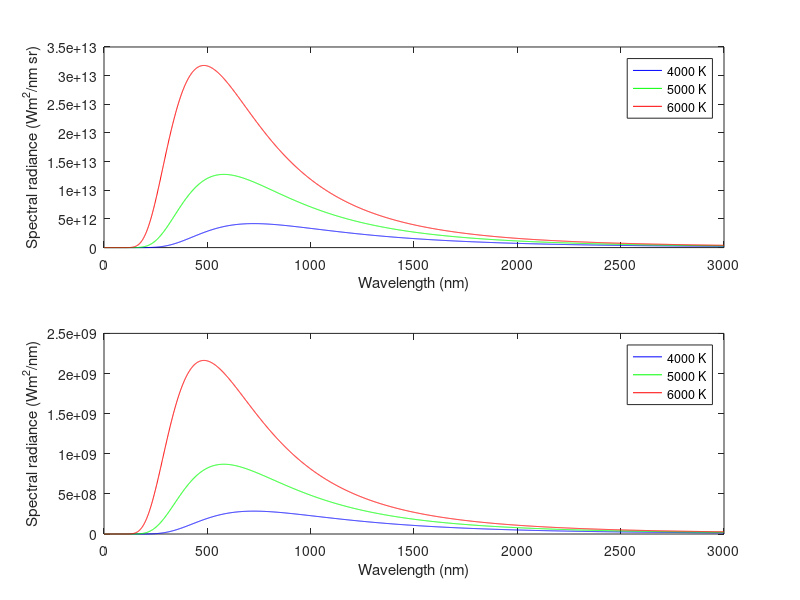

This chart was generated by the following MATLAB code:
% ------------------------------------------------------------------------------
% Copyright (C) 2021 Jaime M. Villegas I. <jaime7592@gmail.com>
% ------------------------------------------------------------------------------
% Filename      : Sun_Plancks_Law.m
% Description   : Spectral radiance of the Sun using blackbody aproximation
%                 and Planck's Law.
% Version       : 01.00
% Revision      : 00
% Last modified : 03/15/2021
% ------------------------------------------------------------------------------
clear
clc

% Planck's law
T = [4000, 5000, 6000];       % Body temperature [K]
lambda = (1:3000)*1e-9;       % Wavelength [m]
lambda_nm = lambda/1e-9;      % Wavelength [nm]
h = 6.6261e-34;               % Planck's constant [Js]
kB = 1.3806e-23;              % Boltzmann constant [J/K]
c0 = 3e8;                     % Speed of light in vacuo

% Spectral radiance [Wm^2/nm sr]
for i = 1:length(T)
  Le_BB(i, :) = (2*h*c0^2./(lambda.^5) )./(exp( h*c0./( lambda*kB*T(i) ) ) - 1); 
end

% Sun Solid angle from Earth
R_Sun = 696340e3                             % Radius of the sun [m]
R_Earth = 6371e3                             % Radius of the Earth [m]
AU = 149597870700;                           % Astronomical unit [m]
Omega_Sun = pi*( R_Sun / (AU - R_Earth) )^2; % Solid angle [sr]

% Spectral irradiance [Wm^2/nm sr] 
Ie_BB = Le_BB*Omega_Sun;

% Plotting spectral radiance and spectral irradiance

% 1. Spectral radiance
subplot(2,1,1)
plot(lambda_nm, Le_BB(1, :), 'b', ...
     lambda_nm, Le_BB(2, :), 'g', ...
     lambda_nm, Le_BB(3, :), 'r')
xlabel('Wavelength (nm)')
ylabel('Spectral radiance (Wm^2/nm sr)')
legend('4000 K', '5000 K', '6000 K');

% 2. Spectral irradiance
subplot(2,1,2)
plot(lambda_nm, Ie_BB(1, :), 'b', ...
     lambda_nm, Ie_BB(2, :), 'g', ...
     lambda_nm, Ie_BB(3, :), 'r')
xlabel('Wavelength (nm)')
ylabel('Spectral radiance (Wm^2/nm)')
legend('4000 K', '5000 K', '6000 K');